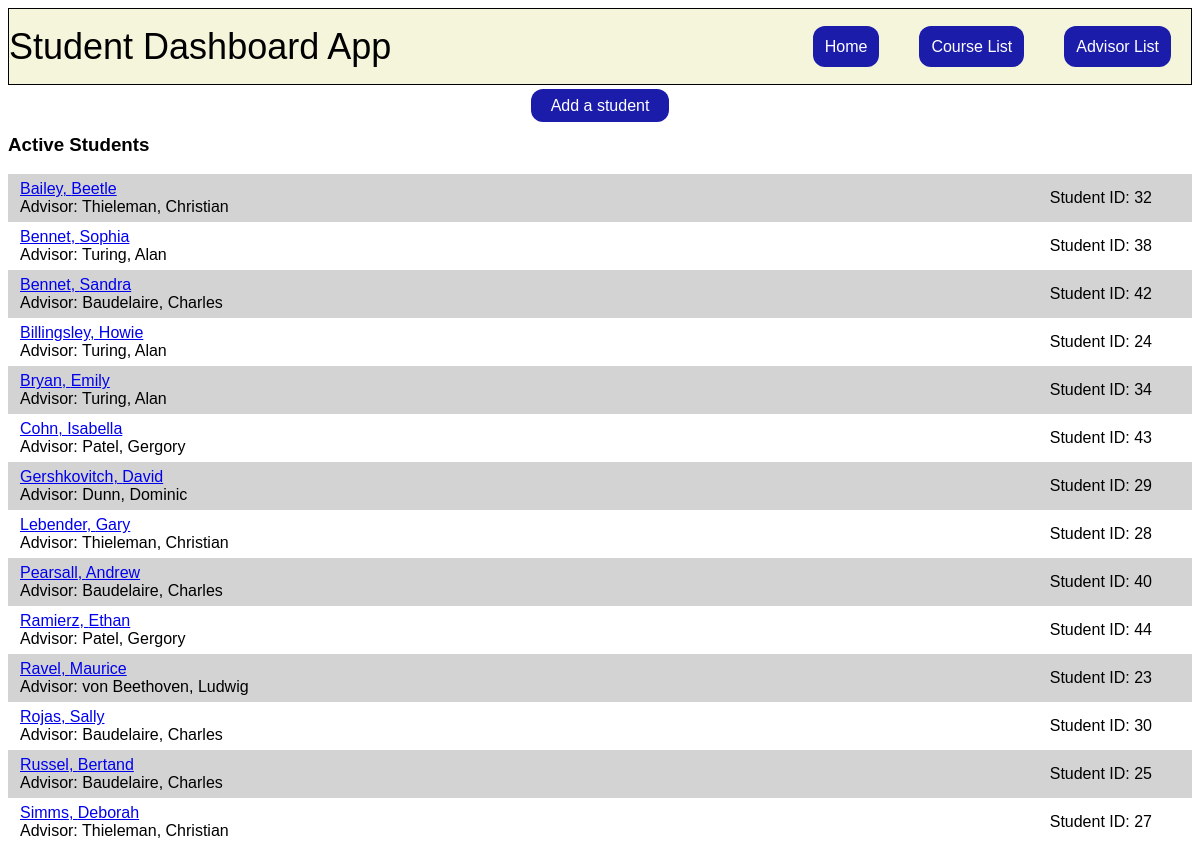
The page / on the database its author committed.
### student/models.py (models this page shows, shortened)
class Student(models.Model):
    fname = models.CharField(max_length=30)
    lname = models.CharField(max_length=30)
    active = models.BooleanField(default=True)
    student_advisor = models.ForeignKey("Advisor", on_delete=models.SET_NULL, null=True, related_name="advisees")
    class Meta:
        ordering = ['id']

class Advisor(models.Model):
    fname = models.CharField(max_length=30)
    lname = models.CharField(max_length=30)
    class Meta:
        ordering = ['lname']

### student/views.py (the view)
# urls.py: path("", views.index, name="index"),
def index(request):
    students = Student.objects.order_by("lname")
    return render(request, "student/index.html", {"students": students})

### student/templates/student/index.html (shortened to what this page needs)
{% extends "student/layout.html" %}
{% block body %}
<div id="index-container">
    <div id="add-student-btn">
        <a href="{% url 'add_student' %}">Add a student</a>
    </div>
    <h3>Active Students</h3>
    {% for student in students %}
        {% if student.active %}
            <div class="student-index-container">
                <div class="student-vitals-container">
                    <div>
                        <a href="{% url 'student_detail' student.id %}">{{ student.lname }}, {{ student.fname }}</a>
                    </div>
                    <div>
                        Advisor: {{student.student_advisor.lname}}, {{student.student_advisor.fname}}
                    </div>
                </div>
                <div class="student-id">
                    Student ID: {{student.id}}
                </div>
            </div>
        {% endif %}
    {% endfor %}
</div>
{% endblock %}

### student/templates/student/layout.html (shortened to what this page needs)
{% load static %}
<!DOCTYPE html>
<html lang="en">
    <head>
        <link href="{% static 'student/styles.css' %}" rel="stylesheet">
    </head>
    <nav>
        <li id="logo">
            Student Dashboard App
        </li>
        <li>
            <a href="{% url 'index' %}">Home</a>
        </li>
        <li>
            <a href="{% url 'course_list' %}">Course List</a>
        </li>
        <li>
            <a href="{% url 'advisor_list' %}">Advisor List</a>
        </li>
    </nav>
    <body>
        {% block body %}
        {% endblock %}
    </body>
</html>

### student/static/student/styles.css (style rules this page uses)
body { font-family: 'Gill Sans', 'Gill Sans MT', Calibri, 'Trebuchet MS', sans-serif; }
nav { display: flex; list-style-type: none; gap: 20px; height: 75px; background-color: beige; align-items: center; border: 1px black solid; }
nav a { text-decoration: none; background-color: rgb(28, 28, 171); color: white; border-radius: 12px; padding: 12px; transition-property: background-color; transition-duration: 0.3s; }
nav li { margin-right: 20px; }
#logo { margin-right: auto; font-size: 36px; }
#index-container { display: flex; flex-direction: column; }
.student-index-container { display: flex; }
.student-index-container:nth-child(odd) { background-color: lightgray; }
.student-vitals-container { display: flex; flex-direction: column; height: 48px; justify-content: center; margin-left: 12px; margin-right: auto; }
.student-id { display: flex; margin-right: 40px; align-items: center; }
#add-student-btn { align-self: center; margin-top: 12px; }
#add-student-btn a { background-color: rgb(28, 28, 171); padding: 8px 20px; border-radius: 12px; transition-property: background-color; transition-duration: 0.3s; color: white; text-decoration: none; }

### rows shown on the page
Student: lname "Bailey", fname "Beetle", student_advisor.lname "Thieleman", student_advisor.fname "Christian", id "32"
Student: lname "Bennet", fname "Sophia", student_advisor.lname "Turing", student_advisor.fname "Alan", id "38"
Student: lname "Bennet", fname "Sandra", student_advisor.lname "Baudelaire", student_advisor.fname "Charles", id "42"
Student: lname "Billingsley", fname "Howie", student_advisor.lname "Turing", student_advisor.fname "Alan", id "24"
Student: lname "Bryan", fname "Emily", student_advisor.lname "Turing", student_advisor.fname "Alan", id "34"
Student: lname "Cohn", fname "Isabella", student_advisor.lname "Patel", student_advisor.fname "Gergory", id "43"
Student: lname "Gershkovitch", fname "David", student_advisor.lname "Dunn", student_advisor.fname "Dominic", id "29"
Student: lname "Lebender", fname "Gary", student_advisor.lname "Thieleman", student_advisor.fname "Christian", id "28"
Student: lname "Pearsall", fname "Andrew", student_advisor.lname "Baudelaire", student_advisor.fname "Charles", id "40"
Student: lname "Ramierz", fname "Ethan", student_advisor.lname "Patel", student_advisor.fname "Gergory", id "44"
Student: lname "Ravel", fname "Maurice", student_advisor.lname "von Beethoven", student_advisor.fname "Ludwig", id "23"
Student: lname "Rojas", fname "Sally", student_advisor.lname "Baudelaire", student_advisor.fname "Charles", id "30"
Student: lname "Russel", fname "Bertand", student_advisor.lname "Baudelaire", student_advisor.fname "Charles", id "25"
Student: lname "Simms", fname "Deborah", student_advisor.lname "Thieleman", student_advisor.fname "Christian", id "27"
